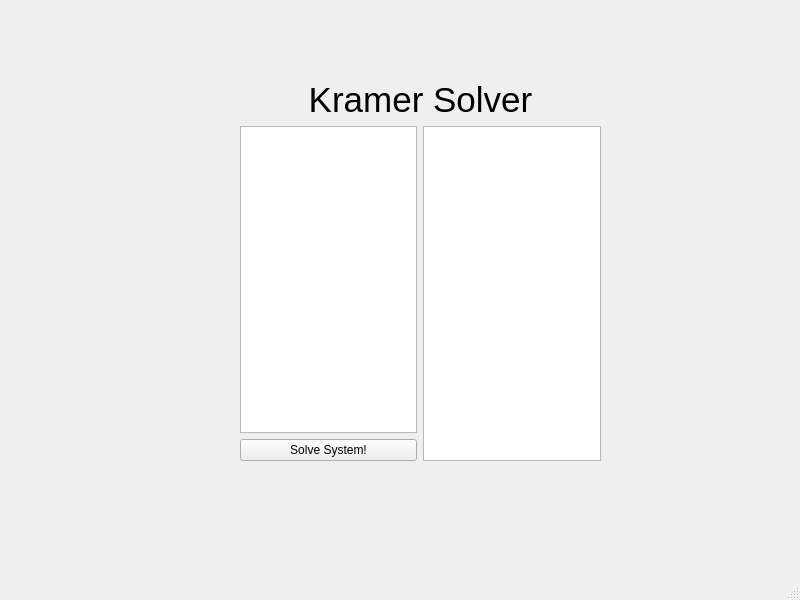
<?xml version="1.0" encoding="UTF-8"?>
<ui version="4.0">
 <class>MainWindow</class>
 <widget class="QMainWindow" name="MainWindow">
  <property name="geometry">
   <rect>
    <x>0</x>
    <y>0</y>
    <width>800</width>
    <height>600</height>
   </rect>
  </property>
  <property name="windowTitle">
   <string>Beauty Kramer</string>
  </property>
  <widget class="QWidget" name="centralwidget">
   <widget class="QWidget" name="verticalLayoutWidget_2">
    <property name="geometry">
     <rect>
      <x>240</x>
      <y>80</y>
      <width>361</width>
      <height>381</height>
     </rect>
    </property>
    <layout class="QVBoxLayout" name="verticalLayout_2">
     <item>
      <widget class="QLabel" name="KramerSolver">
       <property name="font">
        <font>
         <pointsize>26</pointsize>
        </font>
       </property>
       <property name="text">
        <string>Kramer Solver</string>
       </property>
       <property name="alignment">
        <set>Qt::AlignCenter</set>
       </property>
      </widget>
     </item>
     <item>
      <layout class="QHBoxLayout" name="horizontalLayout">
       <item>
        <layout class="QVBoxLayout" name="verticalLayout">
         <item>
          <widget class="QPlainTextEdit" name="systemKramerInput">
           <property name="placeholderText">
            <string notr="true"/>
           </property>
          </widget>
         </item>
         <item>
          <widget class="QPushButton" name="solveButton">
           <property name="text">
            <string>Solve System!</string>
           </property>
          </widget>
         </item>
        </layout>
       </item>
       <item>
        <widget class="QListWidget" name="solveResult"/>
       </item>
      </layout>
     </item>
    </layout>
   </widget>
  </widget>
  <widget class="QMenuBar" name="menubar">
   <property name="geometry">
    <rect>
     <x>0</x>
     <y>0</y>
     <width>800</width>
     <height>25</height>
    </rect>
   </property>
  </widget>
  <widget class="QStatusBar" name="statusbar"/>
 </widget>
 <resources/>
 <connections>
  <connection>
   <sender>solveButton</sender>
   <signal>clicked()</signal>
   <receiver>MainWindow</receiver>
   <slot>solveKramer()</slot>
   <hints>
    <hint type="sourcelabel">
     <x>340</x>
     <y>473</y>
    </hint>
    <hint type="destinationlabel">
     <x>73</x>
     <y>-1</y>
    </hint>
   </hints>
  </connection>
 </connections>
 <slots>
  <slot>solveKramer()</slot>
 </slots>
</ui>
